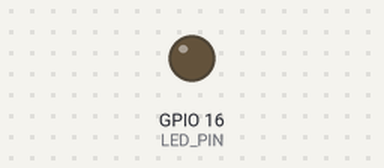
A sketch run on a simulated ESP8266 (NodeMCU). Shown: output pins drawn as LEDs (lit = HIGH). WiFi joins after 1.5 s; servers stay silent unless stated; what the sketch prints to the serial monitor is not drawn.

Above: at 0.0 s.
At 1.4 s:
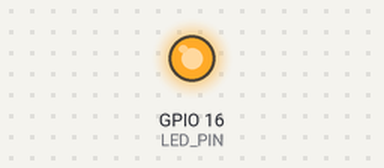
Timing chart, 0 to 2.9 s (numbered marks = the images above):
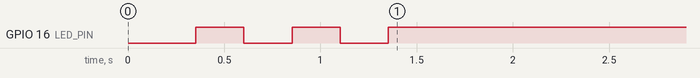

The sketch:

ota_test_1.ino
```cpp
/*
 * Control the onboard LED from a web browser.
 * Use mDNS to get the IP address.
 */

#include <ESP8266WiFi.h>
#include <ESP8266mDNS.h>
#include <ArduinoOTA.h>

const uint  SERIAL_BAUD = 115200;
const uint  LED_PIN     = 16;
const char* WIFI_SSID   = "yourssid";
const char* WIFI_PASS   = "yourpassword";
const char* MDNS_NAME   = "nodelamp";

WiFiServer server(80);

String header = "HTTP/1.1 200 OK\r\nContent-Type: text/html\r\n\r\n";
String html_1 = "<!DOCTYPE html>"
                "<html>"
                "<head>"
                "<meta name='viewport' "
                "content='width=device-width, initial-scale=1.0'/>"
                "<meta charset='utf-8'>"
                "<style>"
                "body {font-size:140%;} "
                "#main {display: table; margin: auto;  padding: 0 10px 0 10px; } "
                "h2,{text-align:center; } "
                ".button { padding:10px 10px 10px 10px; width:100%; "
                "background-color: #4CAF50; font-size: 120%;}"
                "</style>"
                "<title>LED Control</title>"
                "</head>"
                "<body><div id='main'><h2>LED Control: VERSION 1</h2>";
String html_2 = "";
String html_4 = "</div></body></html>";

String request = "";


void ledOn() {
    digitalWrite(LED_PIN, LOW);
}

void ledOff() {
    digitalWrite(LED_PIN, HIGH);
}

bool isLedOn() {
    return digitalRead(LED_PIN) == LOW;
}

bool isLedOff() {
    return !isLedOn();
}

void setup()
{
    pinMode(LED_PIN, OUTPUT);
    Serial.begin(SERIAL_BAUD);
    delay(100);

    Serial.print("Connecting to ");
    Serial.println(WIFI_SSID);

    WiFi.begin(WIFI_SSID, WIFI_PASS);

    while (WiFi.status() != WL_CONNECTED)
    {
        Serial.print(".");
        ledOn();
        delay(250);
        ledOff();
        delay(250);
    }

    ledOff();
    Serial.println("");
    Serial.println("WiFi connected");
    Serial.println("IP address: ");
    Serial.println(WiFi.localIP());

    ArduinoOTA.begin();

    if (!MDNS.begin(MDNS_NAME))
    {
        Serial.println("mDNS setup failed");
    }
    else
    {
        Serial.println("mDNS responder started");
    }

    server.begin();
}

void handleRequest(WiFiClient client) {
    request = client.readStringUntil('\r');

    if (request.indexOf("LEDON") > 0)
    {
        ledOn();
    }
    else if (request.indexOf("LEDOFF") > 0)
    {
        ledOff();
    }

    if (isLedOn())
    {
        html_2 = "<form id='F1' action='LEDOFF'>"
                 "<input class='button' type='submit' value='Turn off the LED' >"
                 "</form><br>";
    }
    else
    {
        html_2 = "<form id='F1' action='LEDON'>"
                 "<input class='button' type='submit' value='Turn on the LED' >"
                 "</form><br>";
    }

    client.flush();

    client.print(header);
    client.print(html_1);
    client.print(html_2);
    client.print(html_4);
}

void loop()
{
    ArduinoOTA.handle();
    MDNS.update();
    WiFiClient client = server.available();

    if (client) {
        handleRequest(client);
    }

    delay(1);
}
```
